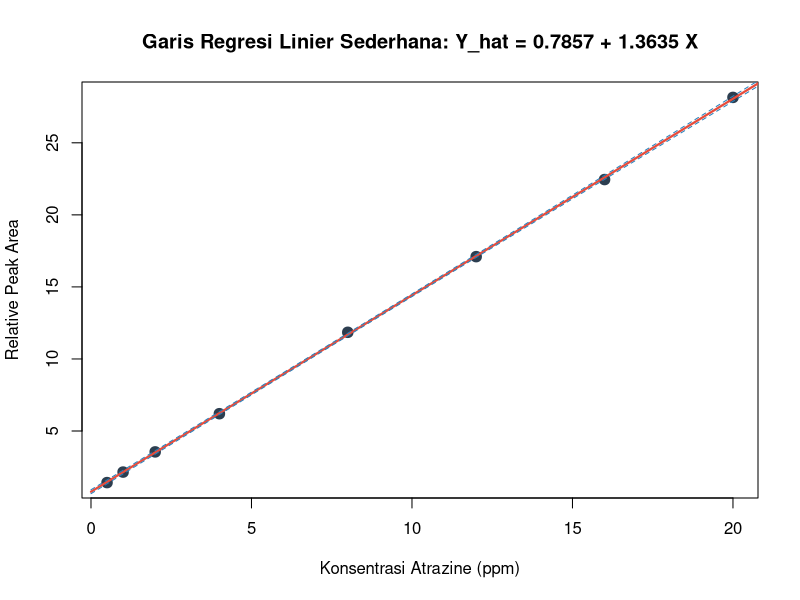
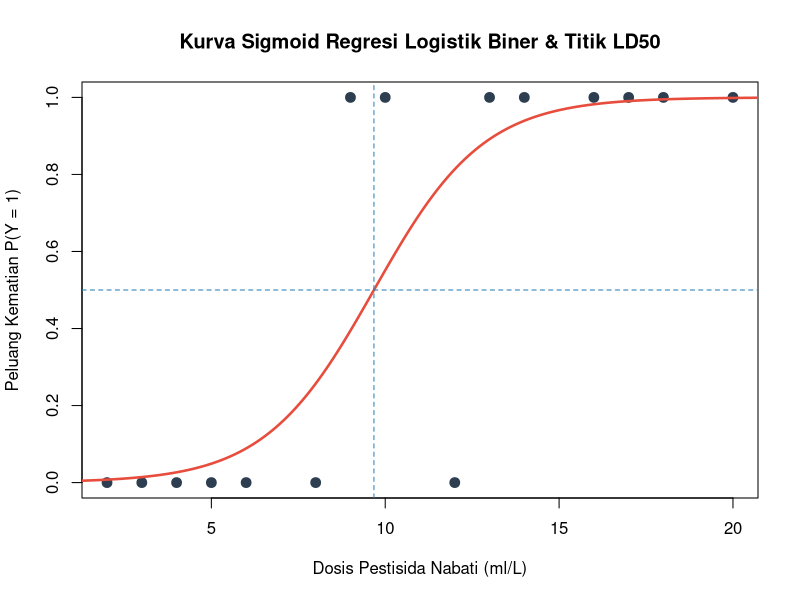
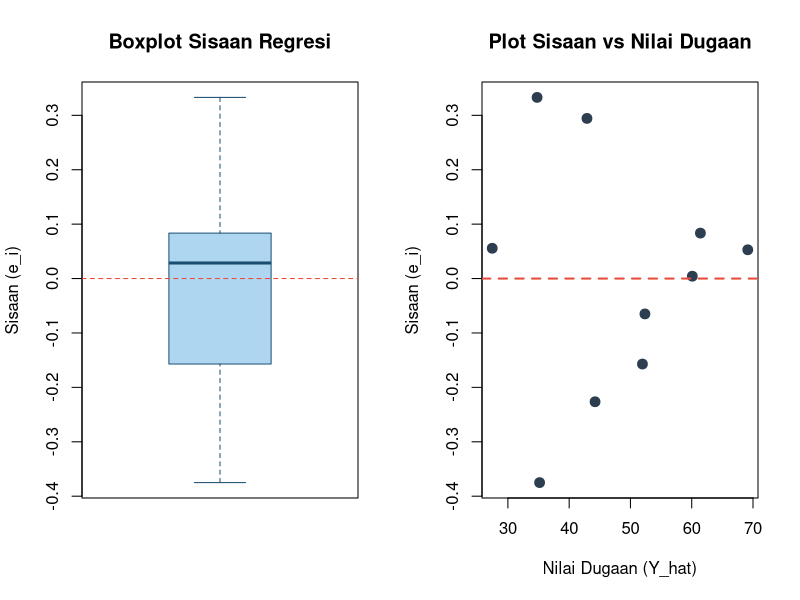

R code for these plots, in order:
# ==============================================================================
# MODUL 06: ANALISIS REGRESI, DIAGNOSTIK ASUMSI, & SELEKSI PEUBAH
# Deskripsi   : 1. Regresi Linier Sederhana (OLS, ANOVA, Uji-t 2 & 1 Arah, R2, Root MSE)
#               2. Regresi Linier Berganda & Aljabar Matriks (X'X)^(-1) X'Y
#               3. Regresi Logistik Biner (glm binomial logit & Odds Ratio)
#               4. Diagnostik Visual, Uji Normalitas (Lilliefors & Khi-Kuadrat),
#                  serta Uji Kehomogenan Ragam (Bartlett & F-Max Hartley)
#               5. Deteksi Multikolinieritas (VIF), Seleksi Stepwise, serta
#                  Ridge Regression (lm.ridge & glmnet), PCR, dan PLS
# ==============================================================================

if (!dir.exists("data") && dir.exists("../data")) setwd("..")

library(nortest)
library(car)
library(MASS)
library(glmnet)
library(pls)

# ==============================================================================
# ANALISIS 6.1: REGRESI LINIER SEDERHANA (OLS)
# Studi Kasus: Konsentrasi Atrazine (ppm) vs Relative Peak Area
# ==============================================================================

cat("=== 6.1. REGRESI LINIER SEDERHANA ATRAZINE VS PEAK AREA ===\n")
df_atrazine <- read.csv("data/12_atrazine_regresi_sederhana.csv")

# 1. Estimasi Model OLS dengan lm() & Tabel ANOVA Regresi
mod_slr <- lm(Peak_Area_Y ~ Konsentrasi_X, data = df_atrazine)
print(summary(mod_slr))
print(anova(mod_slr))

# 2. Uji-t Satu Arah Kanan untuk H0: beta1 <= 0 vs H1: beta1 > 0
t_hitung    <- coef(summary(mod_slr))["Konsentrasi_X", "t value"]
db_galat    <- df.residual(mod_slr)
p_satu_arah <- pt(t_hitung, df = db_galat, lower.tail = FALSE)
cat(sprintf("Uji-t 1 Arah (H1: beta1 > 0): t_hit = %.4f | db = %d | p-value = %s\n",
            t_hitung, db_galat, format.pval(p_satu_arah)))

# 3. Selang Kepercayaan 95% bagi beta0 dan beta1
cat("\nSelang Kepercayaan 95% Parameter Regresi:\n")
print(confint(mod_slr, level = 0.95))

# 4. Plot Garis Regresi beserta Pita Kepercayaan (Confidence Band) 95%
x_baru <- data.frame(Konsentrasi_X = seq(0, 21, length.out = 100))
pita_ci <- predict(mod_slr, newdata = x_baru, interval = "confidence", level = 0.95)

plot(df_atrazine$Konsentrasi_X, df_atrazine$Peak_Area_Y,
     pch = 19, col = "#2c3e50", cex = 1.4,
     xlab = "Konsentrasi Atrazine (ppm)", ylab = "Relative Peak Area",
     main = "Garis Regresi Linier Sederhana: Y_hat = 0.7857 + 1.3635 X")
lines(x_baru$Konsentrasi_X, pita_ci[, "fit"], col = "#e74c3c", lwd = 2.2)
lines(x_baru$Konsentrasi_X, pita_ci[, "lwr"], col = "#2980b9", lty = 2)
lines(x_baru$Konsentrasi_X, pita_ci[, "upr"], col = "#2980b9", lty = 2)

# ==============================================================================
# ANALISIS 6.2: REGRESI LINIER BERGANDA & PENDUGAAN MATRIKS (X'X)^(-1) X'Y
# Studi Kasus: 10 Individu Pengamatan X1 dan X2 terhadap Respon Y
# ==============================================================================

cat("\n=== 6.2. REGRESI LINIER BERGANDA & ALJABAR MATRIKS OLS ===\n")
df_mlr <- read.csv("data/13_individu_regresi_berganda.csv")

# 1. Regresi Linier Berganda menggunakan lm()
mod_mlr <- lm(Y ~ X1 + X2, data = df_mlr)
print(summary(mod_mlr))
print(anova(mod_mlr))

# 2. Pembuktian Aljabar Matriks b = (X'X)^(-1) X'Y dan Galat Baku = sqrt(diag(KTG * (X'X)^(-1)))
X_mat   <- as.matrix(cbind(Intersep = 1, df_mlr[, c("X1", "X2")]))
Y_vec   <- as.matrix(df_mlr$Y)
XtX     <- t(X_mat) %*% X_mat
XtX_inv <- solve(XtX)
XtY     <- t(X_mat) %*% Y_vec
b_mat   <- XtX_inv %*% XtY

ktg_mlr <- sum((Y_vec - X_mat %*% b_mat)^2) / (nrow(X_mat) - ncol(X_mat))
se_mat  <- sqrt(diag(ktg_mlr * XtX_inv))

cat("\nPerbandingan Penduga Matriks Manual vs Fungsi lm():\n")
print(round(cbind(b_Matriks = as.vector(b_mat), b_lm = coef(mod_mlr),
                  SE_Matriks = se_mat, SE_lm = coef(summary(mod_mlr))[, "Std. Error"]), 5))

# ==============================================================================
# ANALISIS 6.3: REGRESI LOGISTIK BINER (RESPON Y KATEGORIK 0/1)
# Kasus: Bioassay Dosis Pestisida Nabati vs Kematian Serangga Hama (0=Hidup, 1=Mati)
# ==============================================================================

cat("\n=== 6.3. REGRESI LOGISTIK BINER (BIOASSAY MORTALITAS HAMA) ===\n")
df_log <- data.frame(
  Dosis_Pestisida = c(2, 4, 6, 8, 10, 12, 14, 16, 18, 20, 3, 5, 9, 13, 17),
  Mati_Biner      = c(0, 0, 0, 0,  1,  0,  1,  1,  1,  1, 0, 0, 1,  1,  1)
)

mod_logistik <- glm(Mati_Biner ~ Dosis_Pestisida, data = df_log,
                    family = binomial(link = "logit"))
print(summary(mod_logistik))

cat("\nNilai Rasio Kecenderungan (Odds Ratio = exp(b)):\n")
print(round(exp(coef(mod_logistik)), 4))

# Estimasi LD50 (Dosis yang mematikan 50% populasi, yaitu saat logit = 0 -> X = -b0 / b1)
ld50 <- -coef(mod_logistik)[1] / coef(mod_logistik)[2]
cat(sprintf("Dugaan Dosis Letal Tengah (LD50) = %.2f ml/L\n", ld50))

# Visualisasi Kurva Sigmoid Peluang Kematian Regresi Logistik
dosis_grid <- seq(0, 22, length.out = 200)
peluang_duga <- predict(mod_logistik, newdata = data.frame(Dosis_Pestisida = dosis_grid),
                        type = "response")
plot(df_log$Dosis_Pestisida, df_log$Mati_Biner,
     pch = 19, col = "#2c3e50", cex = 1.3,
     xlab = "Dosis Pestisida Nabati (ml/L)", ylab = "Peluang Kematian P(Y = 1)",
     main = "Kurva Sigmoid Regresi Logistik Biner & Titik LD50")
lines(dosis_grid, peluang_duga, col = "#e74c3c", lwd = 2.5)
abline(h = 0.5, v = ld50, col = "#2980b9", lty = 2)

# ==============================================================================
# ANALISIS 6.4: DIAGNOSTIK VISUAL, UJI NORMALITAS SISAAN, & KEHOMOGENAN RAGAM
# ==============================================================================

cat("\n=== 6.4. DIAGNOSTIK SISAAN, UJI NORMALITAS, & UJI KEHOMOGENAN RAGAM ===\n")
sisaan <- residuals(mod_mlr)
y_duga <- fitted(mod_mlr)

# 1. Diagnostik Visual: Boxplot Sisaan & Plot Sisaan vs Nilai Dugaan
par(mfrow = c(1, 2))
boxplot(sisaan, col = "#aed6f1", border = "#1b4f72",
        main = "Boxplot Sisaan Regresi", ylab = "Sisaan (e_i)")
abline(h = 0, col = "#e74c3c", lty = 2)

plot(y_duga, sisaan, pch = 19, col = "#2c3e50", cex = 1.3,
     xlab = "Nilai Dugaan (Y_hat)", ylab = "Sisaan (e_i)",
     main = "Plot Sisaan vs Nilai Dugaan")
abline(h = 0, col = "#e74c3c", lty = 2, lwd = 2)
par(mfrow = c(1, 1))

# 2. Uji Normalitas Sisaan: Uji Lilliefors & Uji Khi-Kuadrat Goodness-of-Fit
cat("\n--- Uji Normalitas Lilliefors (Kolmogorov-Smirnov Terkoreksi) ---\n")
print(lillie.test(sisaan))

cat("\n--- Uji Normalitas Khi-Kuadrat Pearson ---\n")
print(pearson.test(sisaan))

# 3. Uji Kehomogenan Ragam: Uji Bartlett & Uji F-Max Hartley
df_clover <- read.csv("data/02_red_clover_ral.csv")
df_clover$Perlakuan <- factor(df_clover$Perlakuan)

cat("\n--- Uji Kehomogenan Ragam Bartlett ---\n")
print(bartlett.test(Kadar_N ~ Perlakuan, data = df_clover))

ragam_per_grup <- tapply(df_clover$Kadar_N, df_clover$Perlakuan, var)
F_max_hartley  <- max(ragam_per_grup) / min(ragam_per_grup)
cat("Ragam per Perlakuan:\n")
print(round(ragam_per_grup, 4))
cat(sprintf("Statistik Uji F-Max Hartley = s2_max / s2_min = %.4f\n", F_max_hartley))

# ==============================================================================
# ANALISIS 6.5: DETEKSI & PENANGANAN MULTIKOLINIERITAS + SELEKSI PEUBAH
#               (VIF, Stepwise, Ridge Regression, PCR, dan PLS)
# ==============================================================================

cat("\n=== 6.5. DETEKSI & PENANGANAN MULTIKOLINIERITAS + SELEKSI PEUBAH ===\n")

# Model penuh yang mengandung peubah kolinier (X3_Kolinier) dan peubah derau (X4_Noise)
mod_penuh <- lm(Y ~ X1 + X2 + X3_Kolinier + X4_Noise, data = df_mlr)
print(summary(mod_penuh))

# 1. Deteksi Multikolinieritas: Matriks Korelasi Antar-X & Nilai VIF
cat("\n--- Matriks Korelasi Antar-Peubah Bebas ---\n")
print(round(cor(df_mlr[, c("X1", "X2", "X3_Kolinier", "X4_Noise")]), 4))

cat("\n--- Variance Inflation Factor (VIF > 10 menandakan multikolinieritas serius) ---\n")
print(round(vif(mod_penuh), 2))

# 2. Seleksi Peubah Bebas dengan Regresi Stepwise Berbasis AIC
cat("\n--- Seleksi Peubah Stepwise (Both Directions) ---\n")
mod_stepwise <- step(mod_penuh, direction = "both", trace = 1)
print(summary(mod_stepwise))

# 3A. Penanganan Multikolinieritas: Ridge Regression via MASS::lm.ridge
cat("\n--- Ridge Regression menggunakan MASS::lm.ridge ---\n")
mod_ridge <- lm.ridge(Y ~ X1 + X2 + X3_Kolinier, data = df_mlr, lambda = seq(0, 1, 0.1))
select(mod_ridge)
print(round(coef(mod_ridge), 4))

# 3B. Penanganan Multikolinieritas: Ridge Regression via glmnet (alpha = 0)
cat("\n--- Ridge Regression menggunakan glmnet (alpha = 0) ---\n")
set.seed(512)
X_ridge <- as.matrix(df_mlr[, c("X1", "X2", "X3_Kolinier")])
Y_ridge <- df_mlr$Y
cv_ridge <- cv.glmnet(X_ridge, Y_ridge, alpha = 0, nfolds = 5, grouped = FALSE)
cat(sprintf("Lambda Optimum CV glmnet = %.4f\n", cv_ridge$lambda.min))
print(round(as.matrix(coef(cv_ridge, s = "lambda.min")), 4))

# 4. Principal Component Regression / PCR
cat("\n--- Principal Component Regression (PCR - pls::pcr) ---\n")
mod_pcr <- pcr(Y ~ X1 + X2 + X3_Kolinier, data = df_mlr, scale = TRUE, validation = "LOO")
summary(mod_pcr)
cat("\nKoefisien Regresi PCR (pada 2 Komponen Utama):\n")
print(round(coef(mod_pcr, ncomp = 2, intercept = TRUE), 4))

# 5. Partial Least Squares / PLS
cat("\n--- Partial Least Squares Regression (PLS - pls::plsr) ---\n")
mod_pls <- plsr(Y ~ X1 + X2 + X3_Kolinier, data = df_mlr, scale = TRUE, validation = "LOO")
summary(mod_pls)
cat("\nKoefisien Regresi PLS (pada 2 Komponen Laten):\n")
print(round(coef(mod_pls, ncomp = 2, intercept = TRUE), 4))
